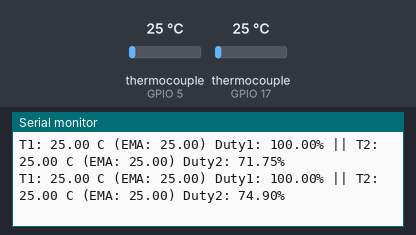
Bench run of a sketch on a simulated ESP32. Parts: the last lines printed to the serial monitor. The inputs (shaded band) are chosen by the test bench; at power-on: thermocouple (sensors on GPIO 5, GPIO 17) 25 °C.

Above: at 1.7 s.
1.8 s: thermocouple (sensor on GPIO 5) set to 6 °C
At 2.4 s:
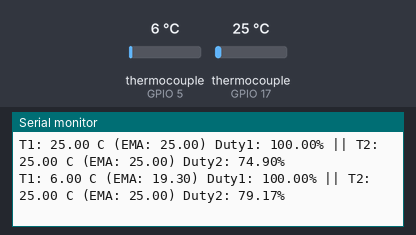
3.3 s: thermocouple (sensor on GPIO 17) set to 6 °C
At 3.9 s:
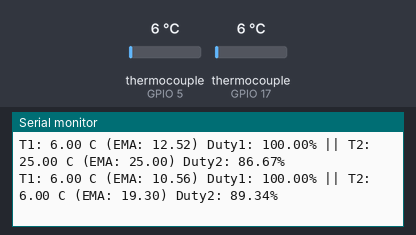
4.8 s: thermocouple (sensor on GPIO 5) set to 75 °C
At 5.4 s:
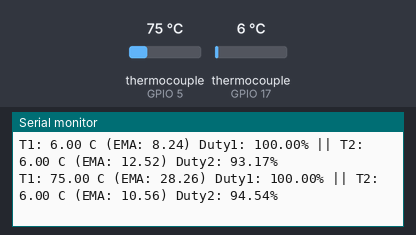
6.3 s: thermocouple (sensor on GPIO 17) set to 75 °C
At 6.9 s:
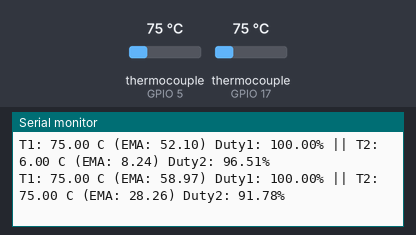
Timing chart, 0 to 8.8 s (numbered marks = the images above; inputs shaded):
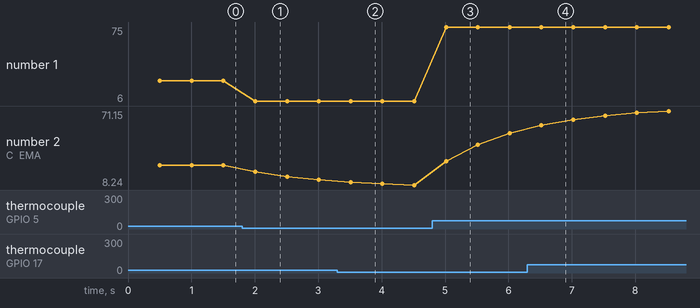

Measured:
- after the input at 1.8 s, the serial monitor: prints a new line after 0.21 s (image 1)
- after the input at 3.3 s, the serial monitor: prints a new line after 0.21 s (image 2)
- after the input at 4.8 s, the serial monitor: prints a new line after 0.22 s (image 3)
- after the input at 6.3 s, the serial monitor: prints a new line after 0.22 s (image 4)
- plotted number 1: 25 → 6 after the input at 1.8 s, 6 → 75 after the input at 4.8 s
- plotted number 2: 25 → 12.52 after the input at 1.8 s, 8.24 → 52.1 after the input at 4.8 s

The sketch:

Thermic_coils.ino
```cpp
#include <Arduino.h>
#include <max6675.h>
#include <math.h>
#include "esp_timer.h"

// ============================================================
// 1. PINES
// ============================================================

// MAX6675 - Zona 1
#define TC1_SCK 18
#define TC1_CS  5
#define TC1_SO  19

// MAX6675 - Zona 2
#define TC2_SCK 18
#define TC2_CS  17
#define TC2_SO  16

// SSR
#define SSR1_PIN 2
#define SSR2_PIN 15

// ============================================================
// 2. CONFIGURACION DE TIEMPOS Y VENTANA
// ============================================================

#define TM_SSR             500000UL // 500000 us = 0.5 s (muestreo y control)
#define MAX_TEMP_C         270.0f

#define TIMER_PERIOD_US    10000ULL // 10 ms por tick de ventana
#define TIMER_TICKS_WINDOW 500U     // 500 * 10 ms = 5000 ms (5 s)

hw_timer_t *timerVentana = NULL;
static portMUX_TYPE ventanaMux = portMUX_INITIALIZER_UNLOCKED;

volatile uint16_t windowTick = 0;
volatile uint16_t dutyTicks1 = 0;
volatile uint16_t dutyTicks2 = 0;

// ============================================================
// 3. SENSORES Y ESTRUCTURA DE CONTROL SSR
// ============================================================

MAX6675 thermocouple1(TC1_SCK, TC1_CS, TC1_SO);
MAX6675 thermocouple2(TC2_SCK, TC2_CS, TC2_SO);

struct ControlSSR {
  MAX6675 *sensor;      // Puntero a la termocupla asociada a esta zona
  uint8_t ssrPin;       // Pin del SSR de esta zona

  float tempRaw;        // Lectura directa de la termocupla (°C)
  float tempEMA;        // Temperatura filtrada por EMA (°C)
  float alphaTemp;      // Factor EMA para temperatura (0.0 - 1.0)
  bool tempEmaInit;     // Primera muestra de temperatura ya cargada

  float sp;             // Setpoint (°C)
  float kp;
  float ki;
  float kd;
  float tm;             // Tiempo de muestreo en segundos

  float error;
  float error1;
  float error2;

  float cv;             // Salida cruda del PID (0.0 - 100.0 %)
  float cv1;            // Salida anterior del PID
  float cvEMA;          // Salida del PID filtrada por EMA (0.0 - 100.0 %)
  float alphaCV;        // Factor EMA para salida PID (0.0 - 1.0)
  bool cvEmaInit;       // Primera muestra de CV ya cargada

  float duty;           // Duty final listo para la ventana del SSR (0.0 - 100.0 %)
};

ControlSSR SSR1 = {
  .sensor      = &thermocouple1,
  .ssrPin      = SSR1_PIN,

  .tempRaw     = 0.0f,
  .tempEMA     = 0.0f,
  .alphaTemp   = 0.3f,
  .tempEmaInit = false,

  .sp          = 120.0f,
  .kp          = 2.0f,
  .ki          = 0.8f,
  .kd          = 0.0f,
  .tm          = TM_SSR / 1000000.0f,

  .error       = 0.0f,
  .error1      = 0.0f,
  .error2      = 0.0f,

  .cv          = 0.0f,
  .cv1         = 0.0f,
  .cvEMA       = 0.0f,
  .alphaCV     = 0.2f,
  .cvEmaInit   = false,

  .duty        = 0.0f
};

ControlSSR SSR2 = {
  .sensor      = &thermocouple2,
  .ssrPin      = SSR2_PIN,

  .tempRaw     = 0.0f,
  .tempEMA     = 0.0f,
  .alphaTemp   = 0.3f,
  .tempEmaInit = false,

  .sp          = 60.0f,
  .kp          = 2.0f,
  .ki          = 0.5f,
  .kd          = 0.0f,
  .tm          = TM_SSR / 1000000.0f,

  .error       = 0.0f,
  .error1      = 0.0f,
  .error2      = 0.0f,

  .cv          = 0.0f,
  .cv1         = 0.0f,
  .cvEMA       = 0.0f,
  .alphaCV     = 0.2f,
  .cvEmaInit   = false,

  .duty        = 0.0f
};

// ============================================================
// 4. INTERRUPCION DE VENTANA PARA SSR (CADA 10 ms)
// ============================================================

void ARDUINO_ISR_ATTR onVentanaTimer() {
  bool estadoSSR1;
  bool estadoSSR2;

  portENTER_CRITICAL_ISR(&ventanaMux);

  windowTick++;
  if (windowTick >= TIMER_TICKS_WINDOW) {
    windowTick = 0;
  }

  estadoSSR1 = (windowTick < dutyTicks1);
  estadoSSR2 = (windowTick < dutyTicks2);

  portEXIT_CRITICAL_ISR(&ventanaMux);

  digitalWrite(SSR1_PIN, estadoSSR1 ? HIGH : LOW);
  digitalWrite(SSR2_PIN, estadoSSR2 ? HIGH : LOW);
}

void ventanaTimer_Setup() {
  timerVentana = timerBegin(1000000); // 1 MHz -> 1 us por tick
  timerAttachInterrupt(timerVentana, &onVentanaTimer);
  timerAlarm(timerVentana, TIMER_PERIOD_US, true, 0);
}

// ============================================================
// 5. DUTY, LECTURA Y CONTROL PI
// ============================================================

void actualizarDutyVentana(float duty1, float duty2) {
  uint16_t ticks1 = (uint16_t)(
    constrain(duty1, 0.0f, 100.0f) * TIMER_TICKS_WINDOW / 100.0f
  );
  uint16_t ticks2 = (uint16_t)(
    constrain(duty2, 0.0f, 100.0f) * TIMER_TICKS_WINDOW / 100.0f
  );

  portENTER_CRITICAL(&ventanaMux);
  dutyTicks1 = ticks1;
  dutyTicks2 = ticks2;
  portEXIT_CRITICAL(&ventanaMux);
}

void fijarDuty(ControlSSR &ssr, float nuevo_duty) {
  ssr.duty = constrain(nuevo_duty, 0.0f, 100.0f);
  actualizarDutyVentana(SSR1.duty, SSR2.duty);
}

float getTemp(ControlSSR &ssr) {
  if (ssr.sensor == nullptr) return NAN;
  float temp = ssr.sensor->readCelsius();
  ssr.tempRaw = temp;
  return temp;
}

void tempControl(ControlSSR &ssr) {
  if (isnan(ssr.tempRaw)) {
    ssr.duty = 0.0f;
    actualizarDutyVentana(SSR1.duty, SSR2.duty);
    Serial.println("ayayay");
    return;
  }

  // ---- FILTRO EMA DE TEMPERATURA ----
  if (!ssr.tempEmaInit) {
    ssr.tempEMA = ssr.tempRaw;
    ssr.tempEmaInit = true;
  } else {
    ssr.tempEMA = ssr.alphaTemp * ssr.tempRaw +
                  (1.0f - ssr.alphaTemp) * ssr.tempEMA;
  }

  // ---- SET POINT Y ERROR ----
  ssr.error = ssr.sp - ssr.tempEMA;

  // ---- ECUACIÓN DE DIFERENCIAS ----
  ssr.cv = ssr.cv1
         + (ssr.kp + ssr.kd / ssr.tm) * ssr.error
         + (-ssr.kp + ssr.ki * ssr.tm - 2.0f * ssr.kd / ssr.tm) * ssr.error1
         + (ssr.kd / ssr.tm) * ssr.error2;

  ssr.cv = constrain(ssr.cv, 0.0f, 100.0f);

  // ---- FILTRO EMA DE LA SALIDA ----
  if (!ssr.cvEmaInit) {
    ssr.cvEMA = ssr.cv;
    ssr.cvEmaInit = true;
  } else {
    ssr.cvEMA = ssr.alphaCV * ssr.cv +
                (1.0f - ssr.alphaCV) * ssr.cvEMA;
  }

  // ---- SEGURIDAD ----
  if (ssr.tempRaw > MAX_TEMP_C || ssr.error < -20.0f) {
    ssr.cvEMA = 0.0f;
  }

  // ---- ACTUALIZAR ESTADOS ----
  ssr.cv1 = ssr.cv;
  ssr.error2 = ssr.error1;
  ssr.error1 = ssr.error;

  // ---- DUTY FINAL ----
  ssr.duty = constrain(ssr.cvEMA, 0.0f, 100.0f);
  actualizarDutyVentana(SSR1.duty, SSR2.duty);
}

void ssrCallback(void *args) {
  getTemp(SSR1);
  getTemp(SSR2);
  tempControl(SSR1);
  tempControl(SSR2);
}

void ssrTimer_Setup() {
  esp_timer_handle_t calcTimer = NULL;
  esp_timer_create_args_t args = {};
  args.callback        = &ssrCallback;
  args.name            = "SSRcontrol";
  args.dispatch_method = ESP_TIMER_TASK;
  ESP_ERROR_CHECK(esp_timer_create(&args, &calcTimer));
  ESP_ERROR_CHECK(esp_timer_start_periodic(calcTimer, TM_SSR));
}

void setSP(ControlSSR &ssr, float SP) {
  ssr.sp = SP;
}

void imprimirEstadoSSR(const ControlSSR &ssr, uint8_t zonaId) {
  Serial.printf("SSR%u | Raw: %.2f C | EMA: %.2f C | Duty: %.1f%%\n",
                zonaId, ssr.tempRaw, ssr.tempEMA, ssr.duty);
}
// ============================================================
// 6. SETUP Y LOOP
// ============================================================

void thermalSetup(){
  pinMode(SSR1_PIN, OUTPUT);
  pinMode(SSR2_PIN, OUTPUT);
  digitalWrite(SSR1_PIN, LOW);
  digitalWrite(SSR2_PIN, LOW);
  ventanaTimer_Setup();
  ssrTimer_Setup();
}

void setup() {
  Serial.begin(115200);
  thermalSetup();
  delay(500);
}

void loop() {
  Serial.print("T1: ");
  Serial.print(SSR1.tempRaw);
  Serial.print(" C (EMA: ");
  Serial.print(SSR1.tempEMA);
  Serial.print(") Duty1: ");
  Serial.print(SSR1.duty);
  Serial.print("% || T2: ");
  Serial.print(SSR2.tempRaw);
  Serial.print(" C (EMA: ");
  Serial.print(SSR2.tempEMA);
  Serial.print(") Duty2: ");
  Serial.print(SSR2.duty);
  Serial.println("%");
  delay(500);
}
```
